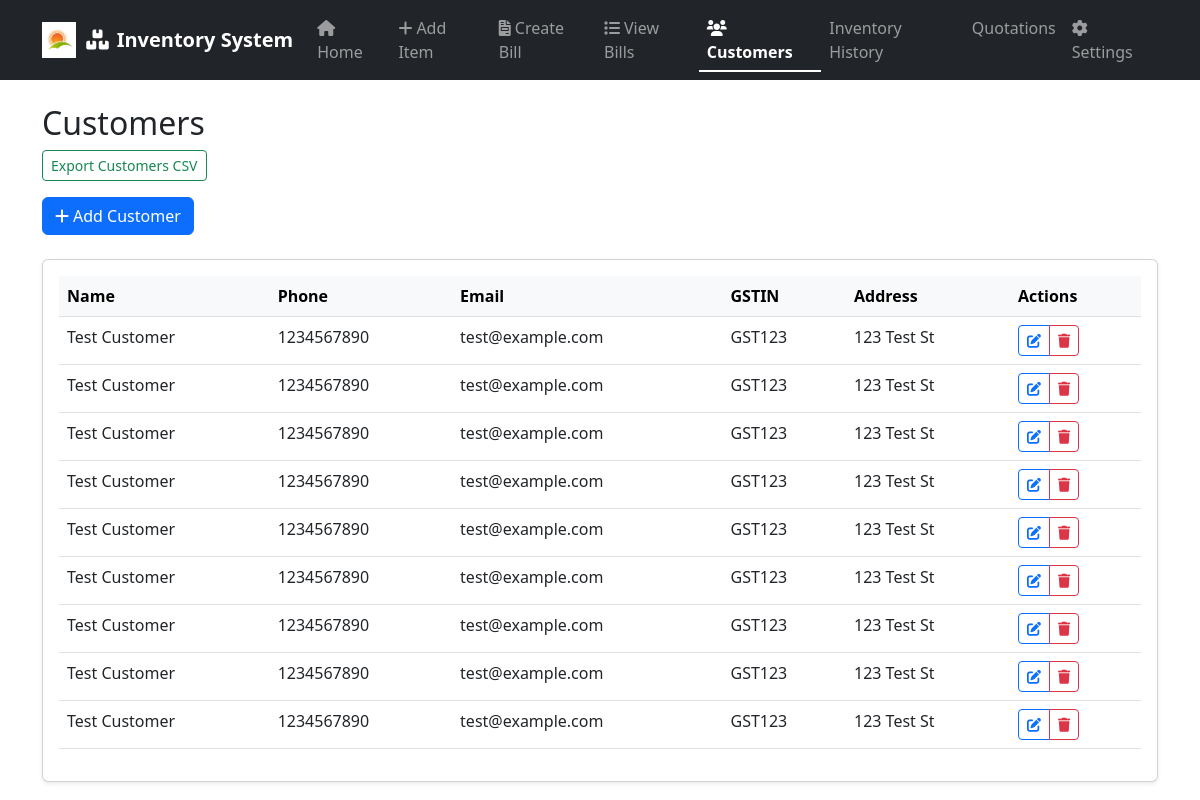
The page /customers on the database as committed earlier.
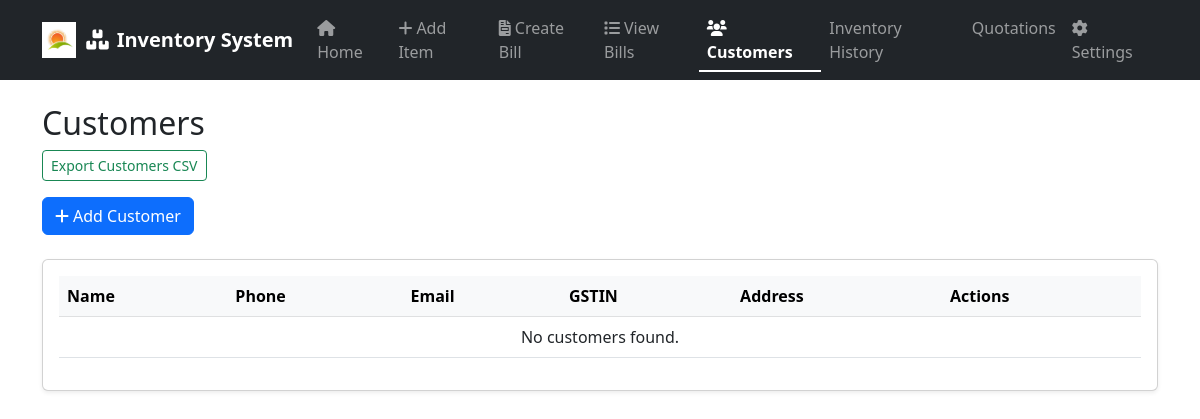
The same page on the database as committed later.
### app.py (models this page shows)
class Customer(db.Model):
    id = db.Column(db.Integer, primary_key=True)
    name = db.Column(db.String(100), nullable=False)
    phone = db.Column(db.String(20))
    email = db.Column(db.String(100))
    address = db.Column(db.String(200))
    gstin = db.Column(db.String(50))
    created_at = db.Column(db.DateTime, default=datetime.utcnow)
    bills = db.relationship('Bill', backref='customer', lazy=True)

### app.py (the view)
@app.route('/customers')
def customers():
    customers = Customer.query.order_by(Customer.name).all()
    return render_template('customers.html', customers=customers)

### templates/customers.html
{% extends "base.html" %}
{% block content %}
<h2>Customers</h2>
<a href="{{ url_for('export_customers') }}" class="btn btn-outline-success btn-sm mb-3">Export Customers CSV</a>
<div class="d-flex justify-content-between align-items-center mb-4">
    <a href="{{ url_for('add_customer') }}" class="btn btn-primary">
        <i class="fas fa-plus me-1"></i>Add Customer
    </a>
</div>
<div class="card shadow-sm">
    <div class="card-body">
        <div class="table-responsive">
            <table class="table table-hover">
                <thead class="table-light">
                    <tr>
                        <th>Name</th>
                        <th>Phone</th>
                        <th>Email</th>
                        <th>GSTIN</th>
                        <th>Address</th>
                        <th>Actions</th>
                    </tr>
                </thead>
                <tbody>
                    {% for customer in customers %}
                    <tr>
                        <td>{{ customer.name }}</td>
                        <td>{{ customer.phone or '-' }}</td>
                        <td>{{ customer.email or '-' }}</td>
                        <td>{{ customer.gstin or '-' }}</td>
                        <td>{{ customer.address or '-' }}</td>
                        <td>
                            <div class="btn-group btn-group-sm">
                                <a href="{{ url_for('edit_customer', id=customer.id) }}" class="btn btn-outline-primary">
                                    <i class="fas fa-edit"></i>
                                </a>
                                <a href="{{ url_for('delete_customer', id=customer.id) }}" class="btn btn-outline-danger"
                                   onclick="return confirm('Are you sure you want to delete this customer?')">
                                    <i class="fas fa-trash"></i>
                                </a>
                            </div>
                        </td>
                    </tr>
                    {% else %}
                    <tr>
                        <td colspan="6" class="text-center">No customers found.</td>
                    </tr>
                    {% endfor %}
                </tbody>
            </table>
        </div>
    </div>
</div>
{% endblock %}

### templates/base.html (shortened to what this page needs)
<!DOCTYPE html>
<html lang="en">
<head>
    <link href="https://cdn.jsdelivr.net/npm/bootstrap@5.3.0/dist/css/bootstrap.min.css" rel="stylesheet">
    <link href="https://cdnjs.cloudflare.com/ajax/libs/font-awesome/6.0.0/css/all.min.css" rel="stylesheet">
</head>
<body>
    <nav class="navbar navbar-expand-lg navbar-dark bg-dark">
        <div class="container">
            <a class="navbar-brand d-flex align-items-center" href="/">
                <img src="{{ url_for('static', filename='logo.png') }}" alt="Logo" style="height:36px;width:auto;margin-right:10px;">
                <span><i class="fas fa-boxes me-2"></i>Inventory System</span>
            </a>
            <div class="collapse navbar-collapse" id="navbarNav">
                <ul class="navbar-nav me-auto">
                    <li class="nav-item">
                        <a class="nav-link {% if request.endpoint == 'index' %}active{% endif %}" href="/">
                            <i class="fas fa-home me-1"></i>Home
                        </a>
                    </li>
                    <li class="nav-item">
                        <a class="nav-link {% if request.endpoint == 'add_item' %}active{% endif %}" href="/add_item">
                            <i class="fas fa-plus me-1"></i>Add Item
                        </a>
                    </li>
                    <li class="nav-item">
                        <a class="nav-link {% if request.endpoint == 'create_bill' %}active{% endif %}" href="/create_bill">
                            <i class="fas fa-file-invoice me-1"></i>Create Bill
                        </a>
                    </li>
                    <li class="nav-item">
                        <a class="nav-link {% if request.endpoint == 'view_bills' %}active{% endif %}" href="/bills">
                            <i class="fas fa-list me-1"></i>View Bills
                        </a>
                    </li>
                    <li class="nav-item">
                        <a class="nav-link {% if request.endpoint == 'customers' %}active{% endif %}" href="{{ url_for('customers') }}">
                            <i class="fas fa-users me-1"></i>Customers
                        </a>
                    </li>
                    <li class="nav-item">
                        <a class="nav-link {% if request.endpoint == 'inventory_history' %}active{% endif %}" href="{{ url_for('inventory_history') }}">Inventory History</a>
                    </li>
                    <li class="nav-item">
                        <a class="nav-link {% if request.endpoint == 'quotations' %}active{% endif %}" href="{{ url_for('quotations') }}">Quotations</a>
                    </li>
                    <li class="nav-item">
                        <a class="nav-link {% if request.endpoint == 'settings' %}active{% endif %}" href="{{ url_for('settings') }}">
                            <i class="fas fa-cog me-1"></i>Settings
                        </a>
                    </li>
                </ul>
            </div>
        </div>
    </nav>
    <div class="container mt-4">
        {% block content %}{% endblock %}
    </div>
</body>
</html>

### templates/base.html (style rules this page uses)
.navbar-brand { font-weight: bold; }
.nav-link { position: relative; }
.nav-link.active { font-weight: bold; }
.nav-link.active::after { content: ''; position: absolute; bottom: 0; left: 0; width: 100%; height: 2px; background-color: #fff; }

Rows that differ between the two databases and show on the page:
removed Customer: name "Test Customer", phone "1234567890", email "test@example.com", gstin "GST123", address "123 Test St"
removed Customer: name "Test Customer", phone "1234567890", email "test@example.com", gstin "GST123", address "123 Test St"
removed Customer: name "Test Customer", phone "1234567890", email "test@example.com", gstin "GST123", address "123 Test St"
removed Customer: name "Test Customer", phone "1234567890", email "test@example.com", gstin "GST123", address "123 Test St"
removed Customer: name "Test Customer", phone "1234567890", email "test@example.com", gstin "GST123", address "123 Test St"
removed Customer: name "Test Customer", phone "1234567890", email "test@example.com", gstin "GST123", address "123 Test St"
removed Customer: name "Test Customer", phone "1234567890", email "test@example.com", gstin "GST123", address "123 Test St"
removed Customer: name "Test Customer", phone "1234567890", email "test@example.com", gstin "GST123", address "123 Test St"
removed Customer: name "Test Customer", phone "1234567890", email "test@example.com", gstin "GST123", address "123 Test St"
Other text that changed with them:
text now shown: "No customers found."
